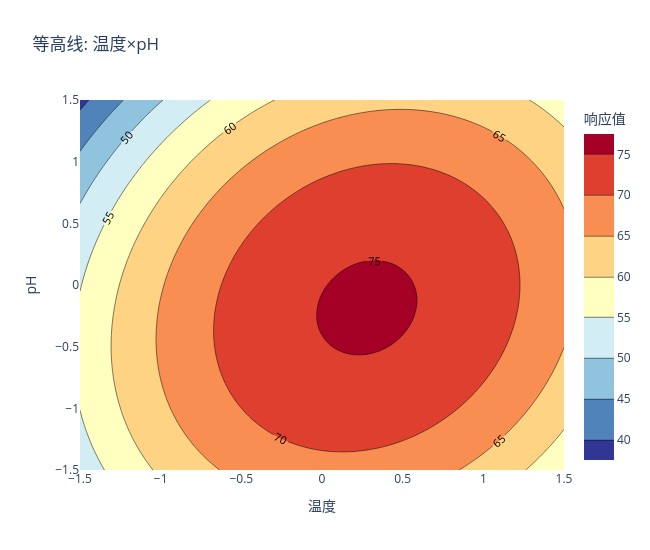

Write notebook code for a chart like this one.
### Code cell
viz.contour(0, 1, title="等高线: 温度×pH")
